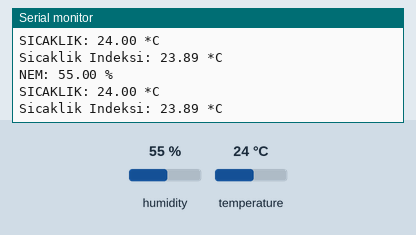
Recording of a sketch running on a simulated Arduino Uno, built with avr-gcc and run on an emulated ATmega328P. On the bench: the last lines printed to the serial monitor. Wiring (inferred from the names in the program): DHT11 sensor: data pin 4. The inputs (shaded band) are chosen by the test bench; at power-on: humidity 55 %, temperature 24 °C. Storage starts empty.

Above: at 5.3 s.
5.4 s: humidity set to 22 %
At 8.1 s:
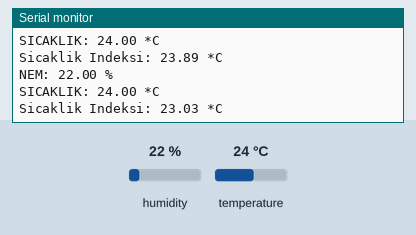
8.8 s: temperature set to 12 °C
At 10.6 s:
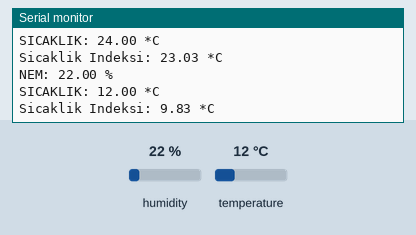
12.2 s: humidity set to 40 %
At 14.4 s:
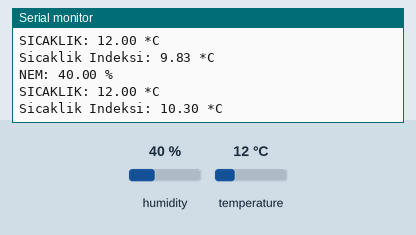
Timing chart, 0 to 15.9 s (numbered marks = the images above; inputs shaded):
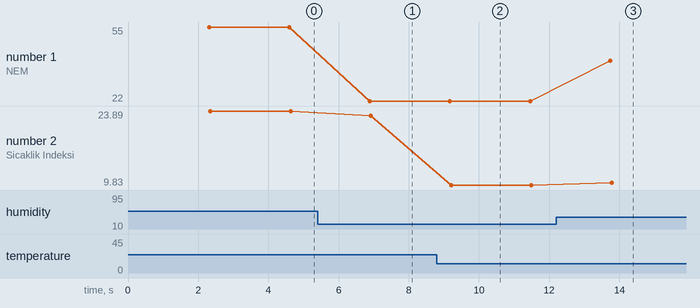

The sketch:

Bolum11DHTDatalog.ino
```cpp
#include <SPI.h>
#include <SD.h>


/* DHT AYARLARI */
#include "DHT.h"
#define DHTPIN 4     // DHT veri ayağının bağlandığı bacağı tanımlayın.
// Hangi DHT Algılayıcısı kullanılıyorsa onlardan biri seçilmeli
#define DHTTYPE DHT11   // DHT 11
//#define DHTTYPE DHT22   // DHT 22  (AM2302)
//#define DHTTYPE DHT21   // DHT 21 (AM2301)
DHT dht(DHTPIN, DHTTYPE); // DHT nesnesi tanımla
/* DHT AYARLARI */


const int chipSelect = 10; //SD CS/SS bacağı

void setup() {
  Serial.begin(9600);
  Serial.println("DHT Sensor Test!");
  dht.begin(); // DHTyi başlat.


  Serial.println("SD KART YUKLENIYOR");  // KART KONTROL
  if (!SD.begin(chipSelect)) {
  Serial.println("SD KART TANINMADI");
  }
  Serial.println("SD KART TANINDI VE HAZIR");

  if (!SD.exists("datalog.txt"))  // Eğer dosya yoksa yenisini oluştur
  {
  SD.open("datalog.txt");
  Serial.println("Yeni Datalog.txt Dosyası Acildi");
  }
  else
  { Serial.println("Datalog.txt Bulundu"); } // TXT dosyası Kontrolü


}

void loop() {
  // Wait a few seconds between measurements.
  delay(2000);

// Yeni okuma için biraz bekle.
  float h = dht.readHumidity(); // Nem oku. Floata Aktar.

  float t = dht.readTemperature(); // Sıcaklığı oku ve aktar.


  // Eğer okuma hatalıysa hata mesajı yolla.
  if (isnan(h) || isnan(t) ) {
    Serial.println("DHT algilayicisindan veri okunamadi!");
    return;
  }

  // Isı indeksini hesapla.
  float hic = dht.computeHeatIndex(t, h, false);
  // Seri Port Yazdirma Bölümü
  Serial.print("NEM: ");
  Serial.print(h);
  Serial.println(" %\t");
  Serial.print("SICAKLIK: ");
  Serial.print(t);
  Serial.println(" *C ");
  Serial.print("Sicaklik Indeksi: ");
  Serial.print(hic);
  Serial.println(" *C ");

  // SD KAYDETME BÖLÜMÜ
  File dataFile = SD.open("datalog.txt", FILE_WRITE);
  dataFile.print("Zaman: "); dataFile.print(millis()/1000); // Geçen süreyi kaydet. (millis program başından itibaren geçen ms değerini verir.)
  dataFile.print(" Sicaklik: "); dataFile.print(t); // Sıcaklık Kaydet
  dataFile.print(" Nem: ") ; dataFile.println(h);  // Nem kaydet
  dataFile.close(); // Kapat ve Kaydet

}
```

Measured:
- after the input at 5.4 s, the serial monitor: prints a new line after 1.5 s (image 1)
- after the input at 8.8 s, the serial monitor: prints a new line after 0.39 s (image 2)
- after the input at 12.2 s, the serial monitor: prints a new line after 1.5 s (image 3)
- plotted number 1: 55 → 22 after the input at 5.4 s, 22 → 40 after the input at 12.2 s
- plotted number 2: 23.89 → 23.03 after the input at 5.4 s, 23.03 → 9.83 after the input at 8.8 s, 9.83 → 10.3 after the input at 12.2 s
